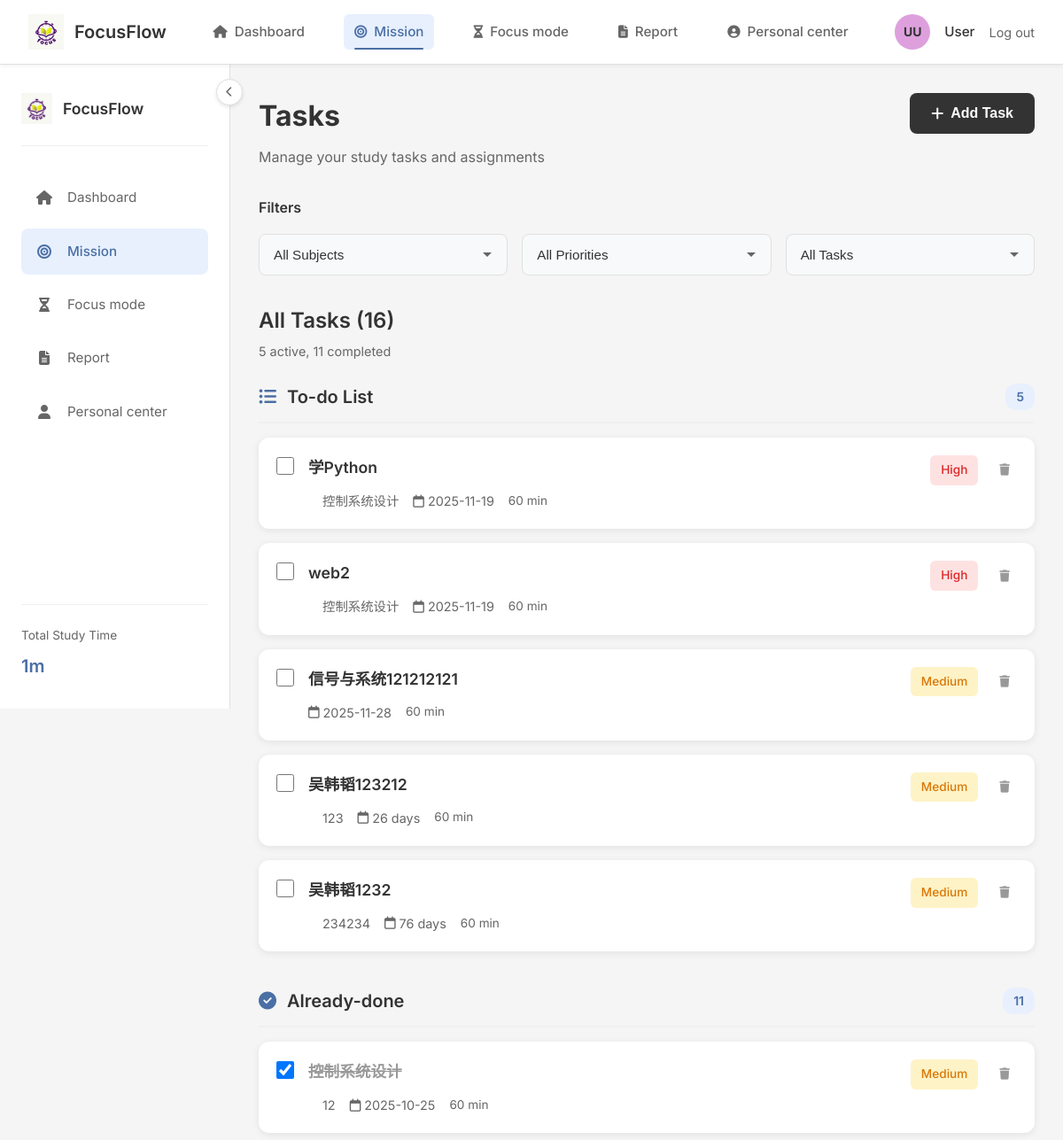
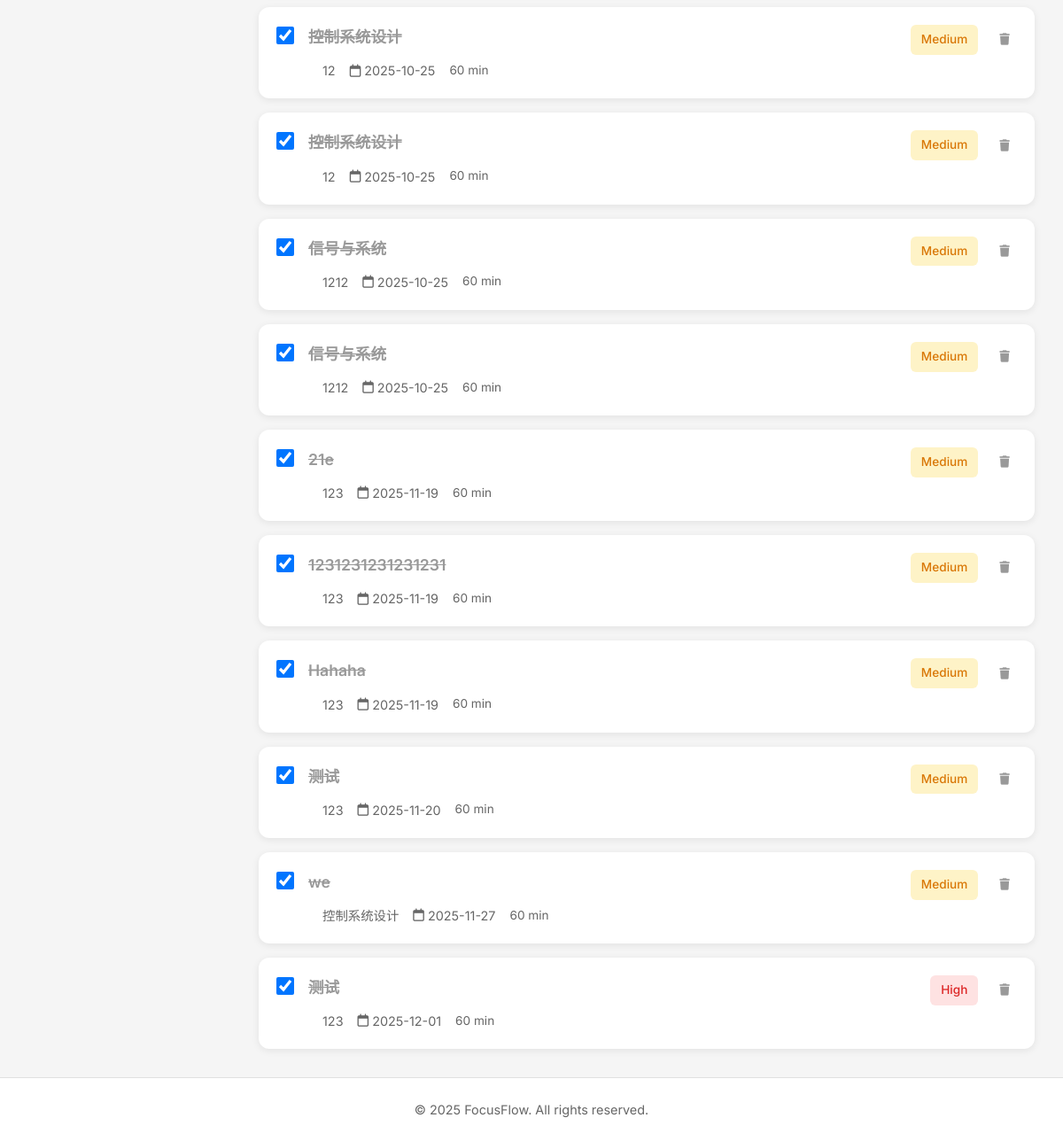
Page /tasks (signed in) on the committed database (2 pictures, top to bottom).
### tables this page shows
CREATE TABLE tasks (
    id INTEGER PRIMARY KEY AUTOINCREMENT,
    user_id INTEGER NOT NULL,
    title TEXT NOT NULL,
    description TEXT,
    course TEXT,
    priority TEXT DEFAULT 'medium', -- high, medium, low
    status TEXT DEFAULT 'pending', -- pending, in_progress, completed
    due_date TEXT,
    repeat TEXT, -- daily, weekly, monthly
    created_at TIMESTAMP DEFAULT CURRENT_TIMESTAMP,
    updated_at TIMESTAMP DEFAULT CURRENT_TIMESTAMP,
    FOREIGN KEY (user_id) REFERENCES users (id) ON DELETE CASCADE
);

### app.py (the view)
@app.route('/tasks')
@login_required
def tasks():
    print("[调试] 访问任务列表页面")
    lang = request.args.get('lang', 'en-US')
    translations = get_translations(lang)
    user_id = session['user_id']
    conn = get_db_connection()
    try:
        print(f"[调试] 获取用户 {user_id} 的所有任务")
        tasks = conn.execute('SELECT * FROM tasks WHERE user_id = ? ORDER BY due_date ASC', (user_id,)).fetchall()
        tasks_with_tags = []
        today = datetime.now().date()
        for task in tasks:
            print(f"[调试] 获取任务 {task['id']} 的标签")
            tags = conn.execute('SELECT tag FROM task_tags WHERE task_id = ?', (task['id'],)).fetchall()
            task_dict = dict(task)
            task_dict['tags'] = [tag['tag'] for tag in tags]
            if task_dict['due_date']:
                try:
                    due_date = datetime.strptime(task_dict['due_date'], '%Y-%m-%d').date()
                    days_diff = (due_date - today).days
                    if days_diff == 0:
                        task_dict['due_date'] = 'Today'
                    elif days_diff == 1:
                        task_dict['due_date'] = 'Tomorrow'
                    elif days_diff > 1:
                        task_dict['due_date'] = f'{days_diff} days'
                    else:
                        task_dict['due_date'] = due_date.strftime('%Y-%m-%d')
                except:
                    task_dict['due_date'] = task_dict['due_date']
            task_dict['estimated_time'] = 60  # Default value
            tasks_with_tags.append(task_dict)
    except Exception as e:
        print(f"[调试] 获取任务列表时出现错误: {str(e)}")
        tasks_with_tags = []
    finally:
        conn.close()
    return render_template('tasks.html', translations=translations, lang=lang, tasks=tasks_with_tags)

### app.py (called while the page is built)
def get_db_connection():
    print("[调试] 尝试连接数据库...")
    try:
        conn = sqlite3.connect(app.config['DATABASE'])
        conn.row_factory = sqlite3.Row
        print("[调试] 数据库连接成功")
        return conn
    except Exception as e:
        print(f"[调试] 数据库连接失败: {str(e)}")
        raise

def get_translations(lang='en-US'):
    print(f"[调试] 获取语言翻译，语言: {lang}")
    translations = {
        'en-US': {
            'welcome': 'Welcome',
            'login': 'Login',
            'register': 'Register',
            'phone': 'Phone Number',
            'password': 'Password',
            'confirm_password': 'Confirm Password',
            'forgot_password': 'Forgot Password',
            'dashboard': 'Dashboard',
            'profile': 'Profile',
            'tasks': 'Tasks',
            'focus': 'Focus Mode',
            'reports': 'Reports',
            'logout': 'Logout',
        },
    }
    result = translations.get(lang, translations['en-US'])
    print(f"[调试] 语言翻译获取成功，返回了{len(result)}个翻译项")
    return result

def login_required(f):
    @wraps(f)
    def decorated_function(*args, **kwargs):
        print(f"[调试] 验证用户登录状态，session中的user_id: {session.get('user_id')}")
        if 'user_id' not in session:
            print("[调试] 用户未登录，重定向到登录页面")
            return redirect(url_for('login'))
        print("[调试] 用户已登录，继续执行请求")
        return f(*args, **kwargs)
    return decorated_function

### utils/helpers.py (called while the page is built)
def generate_random_color():
    colors = ['#FF6B6B', '#4ECDC4', '#45B7D1', '#96CEB4', '#FFEAA7',
              '#DDA0DD', '#98D8C8', '#F7DC6F', '#BB8FCE', '#85C1E9']
    return random.choice(colors)

### templates/tasks.html (shortened to what this page needs)
{% extends "base.html" %}
{% block content %}
<div class="tasks-page-container">
    <div class="tasks-page-header">
        <div class="tasks-header-content">
            <div>
                <h1 class="tasks-page-title">Tasks</h1>
                <p class="tasks-page-subtitle">Manage your study tasks and assignments</p>
            </div>
            <button id="add-task-btn" class="btn-add-task">
                <i class="fas fa-plus"></i> Add Task
            </button>
        </div>
    </div>
    <div class="tasks-filters-section">
        <h3 class="filters-label">Filters</h3>
        <div class="filters-row">
            <div class="filter-dropdown-wrapper">
                <select id="filter-subject" class="filter-dropdown">
                    <option value="">All Subjects</option>
                    {% set subjects = [] %}
                </select>
            </div>
            <div class="filter-dropdown-wrapper">
                <select id="filter-priority" class="filter-dropdown">
                    <option value="">All Priorities</option>
                </select>
            </div>
            <div class="filter-dropdown-wrapper">
                <select id="filter-status" class="filter-dropdown">
                    <option value="">All Tasks</option>
                </select>
            </div>
        </div>
    </div>
    <div class="tasks-list-section">
        <div class="tasks-list-header">
            <h2 class="tasks-list-title">
                All Tasks (<span id="total-tasks-count">{{ tasks|length }}</span>)
            </h2>
            <p class="tasks-list-subtitle">
                <span id="active-tasks-count">{{ tasks|selectattr('status', 'ne', 'completed')|list|length }}</span> active,
                <span id="completed-tasks-count">{{ tasks|selectattr('status', 'equalto', 'completed')|list|length }}</span> completed
            </p>
        </div>
        {% set todo_tasks = tasks|selectattr('status', 'equalto', 'pending')|list %}
        {% if todo_tasks|length > 0 %}
        <div class="task-status-section" data-status="pending">
            <h3 class="task-status-title">
                <i class="fas fa-list-ul"></i> To-do List
                <span class="task-count-badge">{{ todo_tasks|length }}</span>
            </h3>
            <div class="tasks-list" id="todo-tasks-list">
                {% for task in todo_tasks %}
                {% include 'task_card.html' %}
                {% endfor %}
            </div>
        </div>
        {% endif %}
        {% set in_progress_tasks = tasks|selectattr('status', 'equalto', 'in_progress')|list %}
        {% set completed_tasks = tasks|selectattr('status', 'equalto', 'completed')|list %}
        {% if completed_tasks|length > 0 %}
        <div class="task-status-section" data-status="completed">
            <h3 class="task-status-title">
                <i class="fas fa-check-circle"></i> Already-done
                <span class="task-count-badge">{{ completed_tasks|length }}</span>
            </h3>
            <div class="tasks-list" id="completed-tasks-list">
                {% for task in completed_tasks %}
                {% include 'task_card.html' %}
                {% endfor %}
            </div>
        </div>
        {% endif %}
    </div>
</div>
{% endblock %}

### templates/task_card.html
<div class="task-card-modern"
     data-subject="{{ task.course or '' }}"
     data-priority="{{ task.priority }}"
     data-status="{{ task.status }}">
    <input type="checkbox"
           class="task-checkbox-modern"
           data-task-id="{{ task.id }}"
           {% if task.status == 'completed' %}checked{% endif %}>
    <div class="task-content-modern">
        <h3 class="task-title-modern {% if task.status == 'completed' %}completed{% endif %}">
            {{ task.title }}
        </h3>
        <div class="task-details-modern">
            {% if task.course %}
            <span class="task-subject-modern">
                {% set subject_lower = task.course|lower|replace(' ', '-')|replace('mathematics', 'math')|replace('biology', 'bio')|replace('english', 'eng') %}
                <span class="subject-dot subject-{{ subject_lower }}"></span>
                {{ task.course }}
            </span>
            {% endif %}
            {% if task.due_date %}
            <span class="task-due-date-modern {% if task.due_date == 'Today' or 'today' in task.due_date|lower %}due-today{% elif task.due_date == 'Tomorrow' or 'tomorrow' in task.due_date|lower %}due-tomorrow{% endif %}">
                <i class="far fa-calendar"></i>
                <span class="due-date-text">{{ task.due_date }}</span>
            </span>
            {% endif %}
            {% if task.estimated_time %}
            <span class="task-time-modern">{{ task.estimated_time }} min</span>
            {% endif %}
        </div>
    </div>
    <div class="task-actions-modern">
        {% if task.priority %}
        <span class="priority-tag-modern priority-{{ task.priority }}">
            {{ task.priority|title }}
        </span>
        {% endif %}
        <button class="delete-btn-modern" data-task-id="{{ task.id }}" title="Delete task">
            <i class="fas fa-trash"></i>
        </button>
    </div>
</div>

### static/css/style.css (style rules this page uses)
* { box-sizing: border-box; margin: 0; padding: 0; }
body { font-family: 'Inter', -apple-system, BlinkMacSystemFont, 'Segoe UI', Roboto, 'Helvetica Neue', Arial, sans-serif; line-height: 1.6; color: #333; background-color: #f5f5f5; min-height: 100vh; display: flex; flex-direction: column; }
.task-checkbox-modern { width: 20px; height: 20px; margin-top: 2px; cursor: pointer; }
.task-title-modern { display: block; font-weight: 500; color: #333; margin-bottom: 0.5rem; }
.task-time-modern { font-size: 0.85rem; color: #666; display: flex; align-items: center; gap: 0.25rem; }
.tasks-page-container { max-width: 100%; }
.tasks-page-header { margin-bottom: 2rem; }
.tasks-header-content { display: flex; justify-content: space-between; align-items: flex-start; gap: 2rem; }
.tasks-page-title { font-size: 2rem; font-weight: 700; color: #333; margin-bottom: 0.5rem; }
.tasks-page-subtitle { font-size: 1rem; color: #666; }
.btn-add-task { background-color: #333; color: white; border: none; padding: 0.875rem 1.5rem; border-radius: 8px; font-size: 1rem; font-weight: 600; cursor: pointer; display: flex; align-items: center; gap: 0.5rem; transition: all 0.2s; white-space: nowrap; }
.tasks-filters-section { margin-bottom: 2rem; }
.filters-label { font-size: 1rem; font-weight: 600; color: #333; margin-bottom: 1rem; }
.filters-row { display: flex; gap: 1rem; flex-wrap: wrap; }
.filter-dropdown-wrapper { flex: 1; min-width: 200px; }
.filter-dropdown { width: 100%; padding: 0.875rem 1rem; border: 1px solid #e0e0e0; border-radius: 8px; background-color: #f8f9fa; font-size: 0.95rem; color: #333; cursor: pointer; transition: all 0.2s; appearance: none; background-repeat: no-repeat; background-position: right 1rem center; padding-right: 2.5rem; }
.tasks-list-section { margin-top: 2rem; }
.task-status-section { margin-bottom: 2.5rem; }
.task-status-section:last-child { margin-bottom: 0; }
.task-status-title { font-size: 1.25rem; font-weight: 600; color: #333; margin-bottom: 1rem; display: flex; align-items: center; gap: 0.75rem; padding-bottom: 0.75rem; border-bottom: 2px solid #f0f0f0; }
.task-status-title i { color: #4a6fa5; }
.task-count-badge { background-color: #e8f0fe; color: #4a6fa5; padding: 0.25rem 0.75rem; border-radius: 12px; font-size: 0.875rem; font-weight: 600; margin-left: auto; }
.tasks-list-header { margin-bottom: 1.5rem; }
.tasks-list-title { font-size: 1.5rem; font-weight: 600; color: #333; margin-bottom: 0.25rem; }
.tasks-list-subtitle { font-size: 0.9rem; color: #666; }
.tasks-list { display: flex; flex-direction: column; gap: 1rem; }
.task-card-modern { background-color: white; border-radius: 12px; padding: 1.25rem; box-shadow: 0 2px 8px rgba(0,0,0,0.08); display: flex; align-items: flex-start; gap: 1rem; transition: all 0.2s; }
.task-checkbox-modern { width: 20px; height: 20px; margin-top: 2px; cursor: pointer; flex-shrink: 0; }
.task-content-modern { flex: 1; min-width: 0; }
.task-title-modern { font-size: 1.1rem; font-weight: 600; color: #333; margin-bottom: 0.75rem; }
.task-title-modern.completed { text-decoration: line-through; color: #999; }
.task-details-modern { display: flex; align-items: center; gap: 1rem; flex-wrap: wrap; font-size: 0.9rem; }
.task-subject-modern { display: flex; align-items: center; gap: 0.5rem; color: #666; }
.subject-dot { width: 8px; height: 8px; border-radius: 50%; flex-shrink: 0; }
.task-due-date-modern { display: flex; align-items: center; gap: 0.25rem; color: #666; }
.task-time-modern { color: #666; }
.task-actions-modern { display: flex; align-items: center; gap: 1rem; flex-shrink: 0; }
.priority-tag-modern { padding: 0.375rem 0.75rem; border-radius: 6px; font-size: 0.85rem; font-weight: 500; white-space: nowrap; }
.priority-tag-modern.priority-high { background-color: #fee2e2; color: #dc2626; }
.priority-tag-modern.priority-medium { background-color: #fef3c7; color: #d97706; }
.delete-btn-modern { background: none; border: none; color: #999; cursor: pointer; padding: 0.5rem; border-radius: 6px; transition: all 0.2s; display: flex; align-items: center; justify-content: center; }

### rows in the picture
tasks: title "学Python", course "控制系统设计", due_date "2025-11-19", estimated_time "60", priority "High"
tasks: title "web2", course "控制系统设计", due_date "2025-11-19", estimated_time "60", priority "High"
tasks: title "信号与系统121212121", due_date "2025-11-28", estimated_time "60", priority "Medium"
tasks: title "吴韩韬123212", course "123", due_date "26 days", estimated_time "60", priority "Medium"
tasks: title "吴韩韬1232", course "234234", due_date "76 days", estimated_time "60", priority "Medium"
tasks: status "☑", title "控制系统设计", course "12", due_date "2025-10-25", estimated_time "60", priority "Medium"
tasks: status "☑", title "控制系统设计", course "12", due_date "2025-10-25", estimated_time "60", priority "Medium"
tasks: status "☑", title "控制系统设计", course "12", due_date "2025-10-25", estimated_time "60", priority "Medium"
tasks: status "☑", title "信号与系统", course "1212", due_date "2025-10-25", estimated_time "60", priority "Medium"
tasks: status "☑", title "信号与系统", course "1212", due_date "2025-10-25", estimated_time "60", priority "Medium"
tasks: status "☑", title "21e", course "123", due_date "2025-11-19", estimated_time "60", priority "Medium"
tasks: status "☑", title "1231231231231231", course "123", due_date "2025-11-19", estimated_time "60", priority "Medium"
tasks: status "☑", title "Hahaha", course "123", due_date "2025-11-19", estimated_time "60", priority "Medium"
tasks: status "☑", title "测试", course "123", due_date "2025-11-20", estimated_time "60", priority "Medium"
tasks: status "☑", title "we", course "控制系统设计", due_date "2025-11-27", estimated_time "60", priority "Medium"
tasks: status "☑", title "测试", course "123", due_date "2025-12-01", estimated_time "60", priority "High"

### other values in the picture
{{ g.initials|default('UU') }} "UU"
{{ g.user_name|default('User') }} "User"
{{ g.total_study_time|default('0h 0m') }} "1m"
{{ tasks|length }} "16"
{{ tasks|selectattr('status', 'ne', 'completed')|list|length }} "5"
{{ tasks|selectattr('status', 'equalto', 'completed')|list|length }} "11"
{{ todo_tasks|length }} "5"
{{ completed_tasks|length }} "11"
